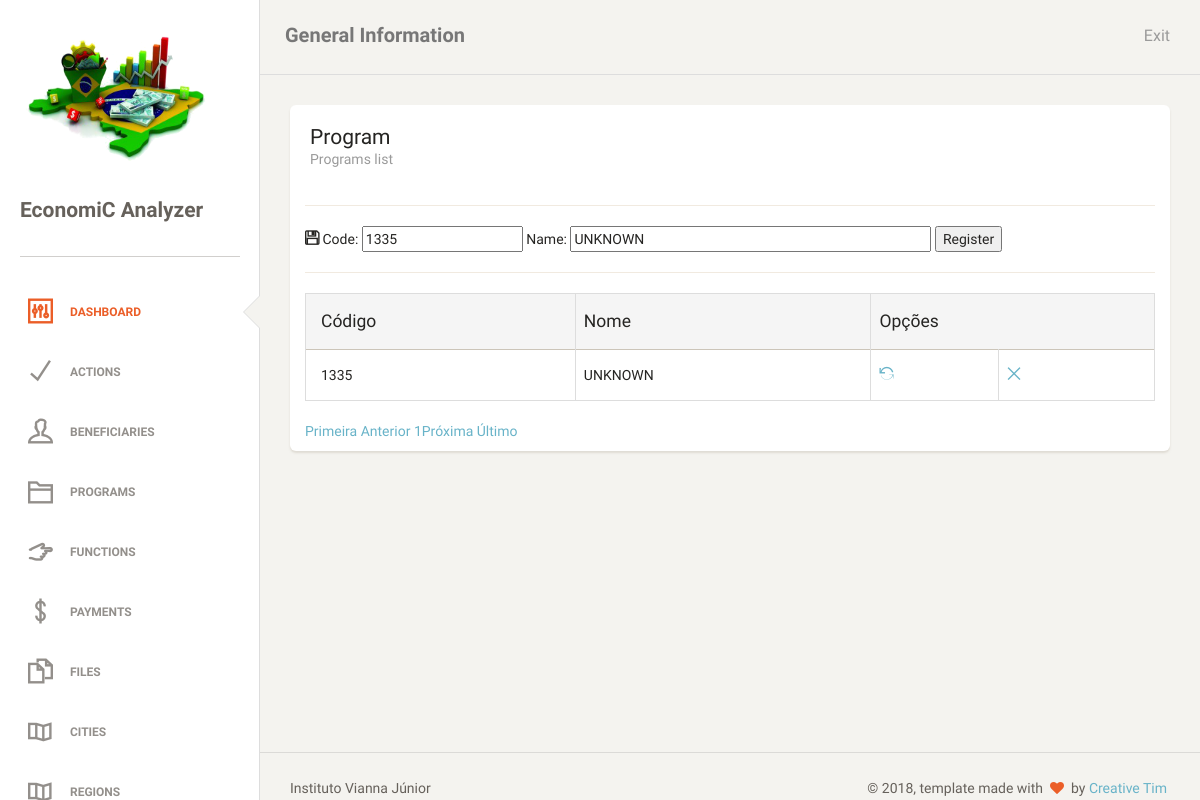
Screenshot of /programs.php?act=upd&idProgram=1 (signed in) with the database file from the repository.
### tables this page shows
CREATE TABLE `tb_program` (
  `id_program` int(11) NOT NULL AUTO_INCREMENT,
  `str_cod_program` varchar(4) NOT NULL,
  `str_name_program` varchar(255) DEFAULT NULL,
  PRIMARY KEY (`id_program`),
  UNIQUE KEY `str_cod_program_UNIQUE` (`str_cod_program`)
);

### classes/program.php (called while the page is built)
<?php
class program
{
    private $idProgram;
    private $codeProgram;
    private $nameProgram;
    public function __construct($idProgram, $codeProgram, $nameProgram)
    {
        $this->idProgram = $idProgram;
        $this->codeProgram = $codeProgram;
        $this->nameProgram = $nameProgram;
    }
    public function getIdProgram()
    {
        return $this->idProgram;
    }
    public function setIdProgram($idProgram): void
    {
        $this->idProgram = $idProgram;
    }
    public function getCodeProgram()
    {
        return $this->codeProgram;
    }
    public function setCodeProgram($codeProgram): void
    {
        $this->codeProgram = $codeProgram;
    }
    public function getNameProgram()
    {
        return $this->nameProgram;
    }
    public function setNameProgram($nameProgram): void
    {
        $this->nameProgram = $nameProgram;
    }
}

### programs.php (the view, shortened to what this page needs)
<?php
include_once "classes/template.php";
require_once "db/programDAO.php";
require_once "classes/program.php";
$object = new programDAO();
if ($_SERVER['REQUEST_METHOD'] == 'POST') {
    $idProgram = (isset($_POST["idProgram"]) && $_POST["idProgram"] != null) ? $_POST["idProgram"] : "";
    $codeProgram = (isset($_POST["codeProgram"]) && $_POST["codeProgram"] != null) ? $_POST["codeProgram"] : "";
    $nameProgram = (isset($_POST["nameProgram"]) && $_POST["nameProgram"] != null) ? $_POST["nameProgram"] : "";
} else if (!isset($idProgram)) {
    $idProgram = (isset($_GET["idProgram"]) && $_GET["idProgram"] != null) ? $_GET["idProgram"] : "";
    $codeProgram = NULL;
    $nameProgram = NULL;
}
if (isset($_REQUEST["act"]) && $_REQUEST["act"] == "upd" && $idProgram != "") {
    $program = new program($idProgram, '', '');
    $resultado = $object->atualizar($program);
    $codeProgram = $resultado->getCodeProgram();
    $nameProgram = $resultado->getNameProgram();
}
?>
<div class='content' xmlns="http://www.w3.org/1999/html">
    <div class='container-fluid'>
        <div class='row'>
            <div class='col-md-12'>
                <div class='card'>
                    <div class='header'>
                        <h4 class='title'>Program</h4>
                        <p class='category'>Programs list</p>
                    </div>
                    <div class='content table-responsive'>
                        <form action="?act=save&idProgram=" method="POST" name="form1">
                            <hr>
                            <i class="ti-save"></i>
                            Code:
                            <input type="text" size="15" name="codeProgram" value="<?php
                            echo (isset($codeProgram) && ($codeProgram != null || $codeProgram != "")) ? $codeProgram : '';
                            ?>"/>
                            Name:
                            <input type="text" size="40" name="nameProgram" value="<?php
                            echo (isset($nameProgram) && ($nameProgram != null || $nameProgram != "")) ? $nameProgram : '';
                            ?>"/>
                            <input type="submit" VALUE="Register"/>
                            <hr>
                        </form>
                        <?php
                        $object->tabelaPaginada();
                        ?>
                    </div>
                </div>
            </div>
        </div>
    </div>
</div>

### db/programDAO.php (shortened to what this page needs)
<?php
require_once "db/conexao.php";
require_once "classes/program.php";
class programDAO
{
    public function atualizar($program)
    {
        global $pdo;
        try {
            $statement = $pdo->prepare("SELECT id_program, str_cod_program, str_name_program FROM tb_program WHERE id_program = :idProgram");
            $statement->bindValue(":idProgram", $program->getIdProgram());
            if ($statement->execute()) {
                $rs = $statement->fetch(PDO::FETCH_OBJ);
                $program->setIdProgram($rs->id_program);
                $program->setCodeProgram($rs->str_cod_program);
                $program->setNameProgram($rs->str_name_program);
                return $program;
            } else {
                throw new PDOException("Erro: Não foi possível executar a declaração sql");
            }
        } catch (PDOException $erro) {
            return "Erro: " . $erro->getMessage();
        }
    }
    public function tabelaPaginada()
    {
        global $pdo;
        $endereco = $_SERVER ['PHP_SELF'];
        $pagina_atual = (isset($_GET['page']) && is_numeric($_GET['page'])) ? $_GET['page'] : 1;
        $linha_inicial = ($pagina_atual - 1) * QTDE_REGISTROS;
        $sql = "SELECT id_program, str_cod_program, str_name_program FROM tb_program LIMIT {$linha_inicial}, " . QTDE_REGISTROS;
        $statement = $pdo->prepare($sql);
        $statement->execute();
        $dados = $statement->fetchAll(PDO::FETCH_OBJ);
        $sqlContador = "SELECT COUNT(*) AS total_registros FROM tb_program";
        $statement = $pdo->prepare($sqlContador);
        $statement->execute();
        $valor = $statement->fetch(PDO::FETCH_OBJ);
        $primeira_pagina = 1;
        $ultima_pagina = ceil($valor->total_registros / QTDE_REGISTROS);
        $pagina_anterior = ($pagina_atual > 1) ? $pagina_atual - 1 : 0;
        $proxima_pagina = ($pagina_atual < $ultima_pagina) ? $pagina_atual + 1 : 0;
        $range_inicial = (($pagina_atual - RANGE_PAGINAS) >= 1) ? $pagina_atual - RANGE_PAGINAS : 1;
        $range_final = (($pagina_atual + RANGE_PAGINAS) <= $ultima_pagina) ? $pagina_atual + RANGE_PAGINAS : $ultima_pagina;
        $exibir_botao_inicio = ($range_inicial < $pagina_atual) ? 'mostrar' : 'esconder';
        $exibir_botao_final = ($range_final > $pagina_atual) ? 'mostrar' : 'esconder';
        if (!empty($dados)):
            echo "
     <table class='table table-striped table-bordered'>
     <thead>
       <tr class='active'>
        <th>Código</th>
        <th>Nome</th>
        <th colspan='2'>Opções</th>
       </tr>
     </thead>
     <tbody>";
            foreach ($dados as $var):
                echo "<tr>
        <td>$var->str_cod_program</td>
        <td>$var->str_name_program</td>
        <td><a href='?act=upd&idProgram=$var->id_program'><i class='ti-reload'></i></a></td>
        <td><a href='?act=del&idProgram=$var->id_program'><i class='ti-close'></i></a></td>
       </tr>";
            endforeach;
            echo "
</tbody>
     </table>
     <div class='box-paginacao'>
       <a class='box-navegacao  $exibir_botao_inicio' href='$endereco?page=$primeira_pagina' title='Primeira Página'>Primeira</a>
       <a class='box-navegacao $exibir_botao_inicio' href='$endereco?page=$pagina_anterior' title='Página Anterior'>Anterior</a>
";
            for ($i = $range_inicial; $i <= $range_final; $i++):
                $destaque = ($i == $pagina_atual) ? 'destaque' : '';
                echo "<a class='box-numero $destaque' href='$endereco?page=$i'>$i</a>";
            endfor;
            echo "<a class='box-navegacao $exibir_botao_final' href='$endereco?page=$proxima_pagina' title='Próxima Página'>Próxima</a>
       <a class='box-navegacao $exibir_botao_final' href='$endereco?page=$ultima_pagina' title='Última Página'>Último</a>
     </div>";
        else:
            echo "<p class='bg-danger'>Nenhum registro foi encontrado!</p>
     ";
        endif;
    }
}

### rows the page displays
tb_program: codeProgram "1335", nameProgram "UNKNOWN", str_cod_program "1335", str_name_program "UNKNOWN"
